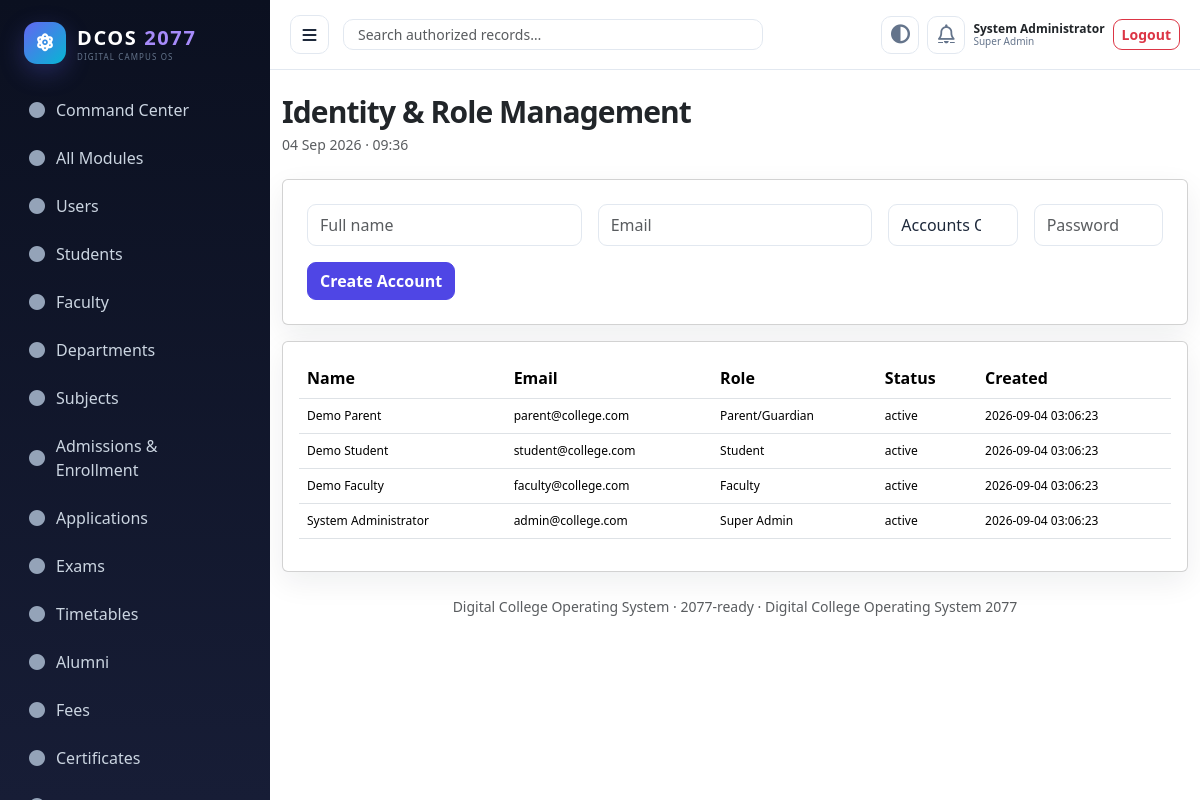
The page /admin/users.php (signed in) on the database its author committed.
### tables this page shows
CREATE TABLE roles(id INT AUTO_INCREMENT PRIMARY KEY,name VARCHAR(80) UNIQUE NOT NULL,description VARCHAR(255),created_at TIMESTAMP DEFAULT CURRENT_TIMESTAMP);

CREATE TABLE users(id INT AUTO_INCREMENT PRIMARY KEY,role_id INT NOT NULL,name VARCHAR(150) NOT NULL,email VARCHAR(190) UNIQUE NOT NULL,password_hash VARCHAR(255) NOT NULL,status ENUM('active','inactive','suspended') DEFAULT 'active',profile_photo VARCHAR(255),last_login_at DATETIME NULL,created_at TIMESTAMP DEFAULT CURRENT_TIMESTAMP,updated_at TIMESTAMP DEFAULT CURRENT_TIMESTAMP ON UPDATE CURRENT_TIMESTAMP,FOREIGN KEY(role_id) REFERENCES roles(id));

### config/app.php (called while the page is built)
<?php
return [
 'name'=>'Digital College Operating System 2077',
 'base_url'=>'/college_management',
 'timezone'=>'Asia/Kolkata',
 'session_timeout'=>3600,
 'upload_max_bytes'=>20*1024*1024,
 'ai_provider'=>getenv('CMS_AI_PROVIDER') ?: 'local',
 'ai_api_key'=>getenv('CMS_AI_API_KEY') ?: '',
 'mail_from'=>getenv('CMS_MAIL_FROM') ?: 'no-reply@college.local',
 'demo_mode'=>true,
];

### includes/bootstrap.php (called while the page is built, shortened)
<?php
$app=require __DIR__.'/../config/app.php';date_default_timezone_set($app['timezone']);define('BASE_URL',$app['base_url']);
require_once __DIR__.'/../config/database.php';require_once __DIR__.'/../helpers/security.php';require_once __DIR__.'/../helpers/auth.php';require_once __DIR__.'/../helpers/ui.php';foreach(glob(__DIR__.'/../services/*.php') as $f)require_once $f;

### helpers/auth.php (called while the page is built, shortened)
<?php
function current_user(){return $_SESSION['user']??null;}

### config/database.php (called while the page is built)
<?php
function db(): PDO {
    static $pdo=null; if ($pdo) return $pdo;
    $host=getenv('CMS_DB_HOST') ?: '127.0.0.1'; $name=getenv('CMS_DB_NAME') ?: 'college_management';
    $user=getenv('CMS_DB_USER') ?: 'root'; $pass=getenv('CMS_DB_PASS') ?: '';
    $dsn="mysql:host={$host};dbname={$name};charset=utf8mb4";
    $pdo=new PDO($dsn,$user,$pass,[PDO::ATTR_ERRMODE=>PDO::ERRMODE_EXCEPTION,PDO::ATTR_DEFAULT_FETCH_MODE=>PDO::FETCH_ASSOC,PDO::ATTR_EMULATE_PREPARES=>false]);
    return $pdo;
}

### helpers/security.php (called while the page is built, shortened)
<?php
function e($v){return htmlspecialchars((string)$v,ENT_QUOTES,'UTF-8');}

### admin/users.php (the view)
<?php require_once __DIR__.'/../includes/bootstrap.php';require_role('Super Admin','College Admin');check_csrf();$roles=db()->query('SELECT id,name FROM roles ORDER BY name')->fetchAll();if($_SERVER['REQUEST_METHOD']==='POST'){try{$name=trim($_POST['name']);$email=trim($_POST['email']);$pwd=$_POST['password'];$role=(int)$_POST['role_id'];if(strlen($pwd)<8)throw new RuntimeException('Password must be at least 8 characters');$s=db()->prepare('INSERT INTO users(role_id,name,email,password_hash,status) VALUES(?,?,?,?,?)');$s->execute([$role,$name,$email,password_hash($pwd,PASSWORD_DEFAULT),'active']);AuditService::log('CREATE','users',(int)db()->lastInsertId(),'User account created');$_SESSION['flash']=['success','User created'];}catch(Throwable $e){$_SESSION['flash']=['danger',$e->getMessage()];}redirect('users.php');}$rows=db()->query('SELECT u.id,u.name,u.email,r.name role_name,u.status,u.created_at FROM users u JOIN roles r ON r.id=u.role_id ORDER BY u.id DESC')->fetchAll();page_top('Identity & Role Management');flash();?><div class="card p-4 mb-3"><form method="post" class="row g-3"><input type="hidden" name="csrf" value="<?=e(csrf_token())?>"><div class="col-md-4"><input name="name" class="form-control" placeholder="Full name" required></div><div class="col-md-4"><input name="email" type="email" class="form-control" placeholder="Email" required></div><div class="col-md-2"><select name="role_id" class="form-select" required><?php foreach($roles as $r):?><option value="<?=e($r['id'])?>"><?=e($r['name'])?></option><?php endforeach;?></select></div><div class="col-md-2"><input name="password" type="password" class="form-control" placeholder="Password" required></div><div class="col-12"><button class="btn btn-primary">Create Account</button></div></form></div><div class="card p-3 table-responsive"><table class="table"><tr><th>Name</th><th>Email</th><th>Role</th><th>Status</th><th>Created</th></tr><?php foreach($rows as $r):?><tr><td><?=e($r['name'])?></td><td><?=e($r['email'])?></td><td><?=e($r['role_name'])?></td><td><?=e($r['status'])?></td><td><?=e($r['created_at'])?></td></tr><?php endforeach;?></table></div><?php page_bottom(); ?>

### helpers/ui.php (shortened to what this page needs)
<?php
function page_top($title='DCOS 2077',$fluid=true){global $app;$u=current_user();$base=$app['base_url'];?><!doctype html><html lang="en"><head><meta charset="utf-8"><meta name="viewport" content="width=device-width,initial-scale=1"><meta name="csrf-token" content="<?=e(csrf_token())?>"><title><?=e($title)?> · DCOS 2077</title><link rel="preconnect" href="https://fonts.googleapis.com"><link rel="preconnect" href="https://fonts.gstatic.com" crossorigin><link href="https://fonts.googleapis.com/css2?family=Inter:wght@400;500;600;700;800;900&display=swap" rel="stylesheet"><link rel="stylesheet" href="https://cdnjs.cloudflare.com/ajax/libs/font-awesome/6.5.2/css/all.min.css"><link rel="stylesheet" href="<?=$base?>/assets/css/app.css"><link href="https://cdn.jsdelivr.net/npm/bootstrap@5.3.3/dist/css/bootstrap.min.css" rel="stylesheet"><script defer src="https://cdn.jsdelivr.net/npm/bootstrap@5.3.3/dist/js/bootstrap.bundle.min.js"></script><script defer src="<?=$base?>/assets/js/app.js"></script></head><body><div class="app-shell"><div class="sidebar-overlay"></div><aside class="sidebar" id="sidebar"><div class="brand-wrap"><div class="brand-mark"><i class="fa-solid fa-atom"></i></div><div><div class="brand">DCOS <span>2077</span></div><div class="brand-mini">DIGITAL CAMPUS OS</div></div></div><?php nav_menu();?></aside><section class="content"><nav class="topbar"><button class="nav-toggle" data-sidebar-toggle aria-label="Open navigation"><i class="fa-solid fa-bars"></i></button><div class="global-search"><input id="globalSearch" class="form-control form-control-sm" placeholder="Search authorized records…"></div><div class="ms-auto d-flex align-items-center gap-2"><button class="icon-btn" type="button" data-theme-toggle aria-label="Toggle theme"><i class="fa-solid fa-circle-half-stroke"></i></button><a class="icon-btn" href="<?=$base?>/notifications.php" aria-label="Notifications"><i class="fa-regular fa-bell"></i></a><div class="user-chip"><strong><?=e($u['name']??'Guest')?></strong><small><?=e($u['role_name']??'')?></small></div><a href="<?=$base?>/auth/logout.php" class="btn btn-sm btn-outline-danger">Logout</a></div></nav><main class="container-fluid py-4"><div class="d-flex justify-content-between align-items-center mb-4"><div><h1 class="page-title mb-1"><?=e($title)?></h1><div class="small text-muted"><?=date('d M Y · H:i')?></div></div></div><?php }
function page_bottom(){global $app;?><footer class="text-center small text-muted py-4">Digital College Operating System · 2077-ready · <?=e($app['name'])?></footer></main></section></div></body></html><?php }
function nav_menu(){global $app;$r=current_user()['role_name']??'';$sets=[
''=>[''=>'',''=>'',''=>'',''=>'',''=>'',''=>'',''=>'',''=>'',''=>'',''=>'',''=>'',''=>'',''=>'',''=>'',''=>'',''=>'',''=>'',''=>'',''=>''],
''=>[''=>'',''=>'',''=>'',''=>'',''=>'',''=>'',''=>'',''=>'',''=>'',''=>'',''=>'',''=>'',''=>'',''=>'',''=>''],
'Principal'=>['/principal/index.php'=>'Executive Dashboard','/admin/reports.php'=>'Institution Reports','/admin/entity.php?e=applications'=>'Approvals','/admin/entity.php?e=certificates'=>'Certificates','/admin/documents.php'=>'Documents'],
'HOD'=>['/hod/index.php'=>'Department Dashboard','/hod/workload.php'=>'Faculty Workload','/admin/entity.php?e=subjects'=>'Subjects','/admin/entity.php?e=applications'=>'Approvals'],
''=>[''=>'',''=>'',''=>'',''=>'',''=>'',''=>'',''=>''],
'Examination Officer'=>['/examination/index.php'=>'Exam Office','/examination/exams.php'=>'Exam Scheduler','/examination/marks.php'=>'Marks & Results','/admin/entity.php?e=exam_registrations'=>'Registrations'],
'Accounts Officer'=>['/accounts/index.php'=>'Accounts Dashboard','/accounts/fees.php'=>'Fees','/accounts/payments.php'=>'Payments','/accounts/scholarships.php'=>'Scholarships'],
'Librarian'=>['/library/index.php'=>'Library Dashboard','/library/books.php'=>'Book Catalog','/library/transactions.php'=>'Circulation','/library/reservations.php'=>'Reservations'],
'Placement Officer'=>['/placement/index.php'=>'Placement Dashboard','/placement/companies.php'=>'Companies','/placement/jobs.php'=>'Jobs','/placement/internships.php'=>'Internships'],
''=>[''=>'',''=>'',''=>'',''=>'',''=>'',''=>'',''=>'',''=>'',''=>'',''=>'',''=>'',''=>'',''=>'',''=>'',''=>'',''=>'',''=>'',''=>'',''=>'',''=>'',''=>''],
'Parent/Guardian'=>['/parent/index.php'=>'Parent Portal','/parent/attendance.php'=>'Attendance','/parent/results.php'=>'Results','/parent/fees.php'=>'Fees','/parent/notifications.php'=>'Alerts'],
'Reception/Operator'=>['/reception/index.php'=>'Front Desk','/admin/admissions.php'=>'Admissions & Enrollment','/admin/entity.php?e=applications'=>'Applications'],
'IT/System Administrator'=>['/it/index.php'=>'System Health','/admin/entity.php?e=users'=>'Users','/admin/entity.php?e=activity_logs'=>'Audit Logs','/admin/backup.php'=>'Backup & Restore'],
];foreach(($sets[$r]??['/dashboard.php'=>'Dashboard']) as $p=>$label)echo '<a class="nav-item" href="'.$app['base_url'].$p.'"><i class="fa-solid fa-circle"></i><span>'.e($label).'</span></a>';
}

### assets/css/app.css (style rules this page uses)
:root { --primary:#4f46e5;--primary2:#6366f1;--secondary:#0ea5e9;--success:#10b981;--warning:#f59e0b;--danger:#ef4444;--info:#06b6d4;--bg:#f8fafc;--panel:#fff;--ink:#1e293b;--muted:#64748b;--line:#e2e8f0;--dark:#0f172a;--sidebar:#0b1020;--sidebar2:#171d36;--radius:14px;--shadow:0 10px 30px rgba(15,23,42,.07);--shadow-lg:0 24px 70px rgba(15,23,42,.15) }
* { box-sizing:border-box }
html { scroll-behavior:smooth }
body { margin:0;background:var(--bg);color:var(--ink);font-family:Inter,ui-sans-serif,system-ui,-apple-system,BlinkMacSystemFont,"Segoe UI",Roboto,Arial,sans-serif;font-size:14px;line-height:1.55 }
a { color:inherit;text-decoration:none }
button,input,select,textarea { font:inherit }
.app-shell { display:flex;min-height:100vh }
.sidebar { width:270px;background:linear-gradient(180deg,var(--sidebar),var(--sidebar2));color:#fff;padding:20px 16px;position:sticky;top:0;height:100vh;overflow:auto;z-index:50;transition:.25s }
.brand { font-weight:900;letter-spacing:.08em;font-size:21px;margin:2px 8px 24px }
.brand span { color:#a78bfa }
.nav-item { display:flex;align-items:center;gap:10px;color:#cbd5e1;text-decoration:none;padding:10px 12px;border-radius:10px;margin:4px 0;transition:.2s }
.content { flex:1;min-width:0 }
.topbar { height:70px;background:rgba(255,255,255,.94);backdrop-filter:blur(10px);border-bottom:1px solid var(--line);display:flex;align-items:center;padding:0 20px;gap:14px;position:sticky;top:0;z-index:40 }
.global-search { max-width:460px;flex:1 }
.global-search input { border-radius:10px!important }
.user-chip { display:flex;flex-direction:column;line-height:1.1 }
.user-chip strong { font-size:12px }
.user-chip small { color:var(--muted);font-size:10px }
.icon-btn { font-size:19px }
.page-title { font-size:30px;font-weight:800;letter-spacing:-.03em }
.card { border:1px solid var(--line);box-shadow:var(--shadow);border-radius:var(--radius);background:var(--panel) }
.table tbody td { font-size:12px;vertical-align:middle }
.btn { border-radius:9px!important;font-weight:600!important }
.btn-primary { background:var(--primary)!important;border-color:var(--primary)!important }
.form-control,.form-select { border:1px solid var(--line)!important;border-radius:9px!important;background:var(--panel)!important;color:var(--ink)!important;min-height:42px }
.brand-wrap { display:flex;align-items:center;gap:11px;margin:2px 8px 24px }
.brand-mark { width:42px;height:42px;border-radius:13px;display:grid;place-items:center;background:linear-gradient(135deg,#6366f1,#06b6d4);box-shadow:0 8px 24px rgba(99,102,241,.28);font-size:18px }
.brand { margin:0;font-size:20px;letter-spacing:.08em }
.brand-mini { color:#64748b;font-size:8px;letter-spacing:.14em;margin-top:-2px }
.nav-item i { width:18px;text-align:center;color:#94a3b8 }
.nav-toggle { width:39px;height:39px;border:1px solid var(--line);border-radius:10px;background:var(--panel);color:var(--ink);display:grid;place-items:center }
.global-search { position:relative;max-width:420px }
.global-search input { padding-left:14px!important }
.icon-btn { width:38px;height:38px;border:1px solid var(--line);border-radius:10px;background:var(--panel);display:grid;place-items:center;color:var(--muted);transition:.2s }

### rows shown on the page
roles: name "Command Center", name "All Modules", name "Users", name "Students", name "Faculty", name "Departments", name "Subjects", name "Admissions & Enrollment", name "Applications", name "Exams", name "Timetables", name "Alumni", name "Fees", name "Certificates", name "Super Admin"
users: name "System Administrator", email "admin@college.com", role.name "Super Admin", status "active", created_at "2026-09-04 03:06:23"
users: name "Demo Parent", email "parent@college.com", role.name "Parent/Guardian", status "active", created_at "2026-09-04 03:06:23"
users: name "Demo Student", email "student@college.com", role.name "Student", status "active", created_at "2026-09-04 03:06:23"
users: name "Demo Faculty", email "faculty@college.com", role.name "Faculty", status "active", created_at "2026-09-04 03:06:23"

### other values the page prints
$title "Identity & Role Management"
$app['name'] "Digital College Operating System 2077"
form field role_id "Accounts Officer"
